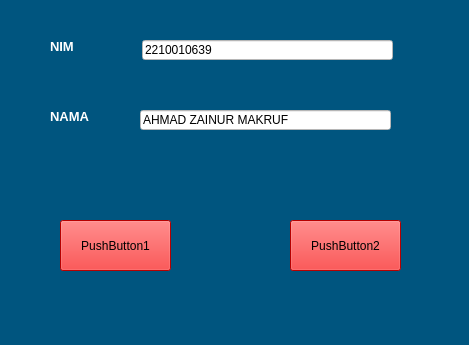
<?xml version="1.0" encoding="UTF-8"?>
<ui version="4.0">
 <class>MainWindow</class>
 <widget class="QMainWindow" name="MainWindow">
  <property name="geometry">
   <rect>
    <x>0</x>
    <y>0</y>
    <width>469</width>
    <height>345</height>
   </rect>
  </property>
  <property name="windowTitle">
   <string>MainWindow</string>
  </property>
  <property name="styleSheet">
   <string notr="true">background-color: rgb(0, 85, 127);</string>
  </property>
  <widget class="QWidget" name="centralwidget">
   <widget class="QLabel" name="label">
    <property name="geometry">
     <rect>
      <x>50</x>
      <y>40</y>
      <width>47</width>
      <height>13</height>
     </rect>
    </property>
    <property name="font">
     <font>
      <pointsize>10</pointsize>
      <weight>75</weight>
      <bold>true</bold>
     </font>
    </property>
    <property name="styleSheet">
     <string notr="true">color: rgb(255, 255, 255);</string>
    </property>
    <property name="text">
     <string>NIM</string>
    </property>
   </widget>
   <widget class="QLabel" name="label_2">
    <property name="geometry">
     <rect>
      <x>50</x>
      <y>110</y>
      <width>47</width>
      <height>13</height>
     </rect>
    </property>
    <property name="font">
     <font>
      <pointsize>10</pointsize>
      <weight>75</weight>
      <bold>true</bold>
     </font>
    </property>
    <property name="styleSheet">
     <string notr="true">color: rgb(255, 255, 255);</string>
    </property>
    <property name="text">
     <string>NAMA</string>
    </property>
   </widget>
   <widget class="QLineEdit" name="lineEdit">
    <property name="geometry">
     <rect>
      <x>142</x>
      <y>40</y>
      <width>251</width>
      <height>20</height>
     </rect>
    </property>
    <property name="styleSheet">
     <string notr="true">background-color: rgb(255, 255, 255);</string>
    </property>
    <property name="text">
     <string>2210010639</string>
    </property>
   </widget>
   <widget class="QLineEdit" name="lineEdit_2">
    <property name="geometry">
     <rect>
      <x>140</x>
      <y>110</y>
      <width>251</width>
      <height>20</height>
     </rect>
    </property>
    <property name="styleSheet">
     <string notr="true">background-color: rgb(255, 255, 255);</string>
    </property>
    <property name="text">
     <string>AHMAD ZAINUR MAKRUF</string>
    </property>
   </widget>
   <widget class="QPushButton" name="pushButton">
    <property name="geometry">
     <rect>
      <x>60</x>
      <y>220</y>
      <width>111</width>
      <height>51</height>
     </rect>
    </property>
    <property name="styleSheet">
     <string notr="true">background-color: rgb(255, 0, 0);</string>
    </property>
    <property name="text">
     <string>PushButton1</string>
    </property>
   </widget>
   <widget class="QPushButton" name="pushButton_2">
    <property name="geometry">
     <rect>
      <x>290</x>
      <y>220</y>
      <width>111</width>
      <height>51</height>
     </rect>
    </property>
    <property name="styleSheet">
     <string notr="true">background-color: rgb(255, 0, 0);</string>
    </property>
    <property name="text">
     <string>PushButton2</string>
    </property>
   </widget>
  </widget>
  <widget class="QMenuBar" name="menubar">
   <property name="geometry">
    <rect>
     <x>0</x>
     <y>0</y>
     <width>469</width>
     <height>21</height>
    </rect>
   </property>
  </widget>
  <widget class="QStatusBar" name="statusbar"/>
 </widget>
 <resources/>
 <connections/>
</ui>
